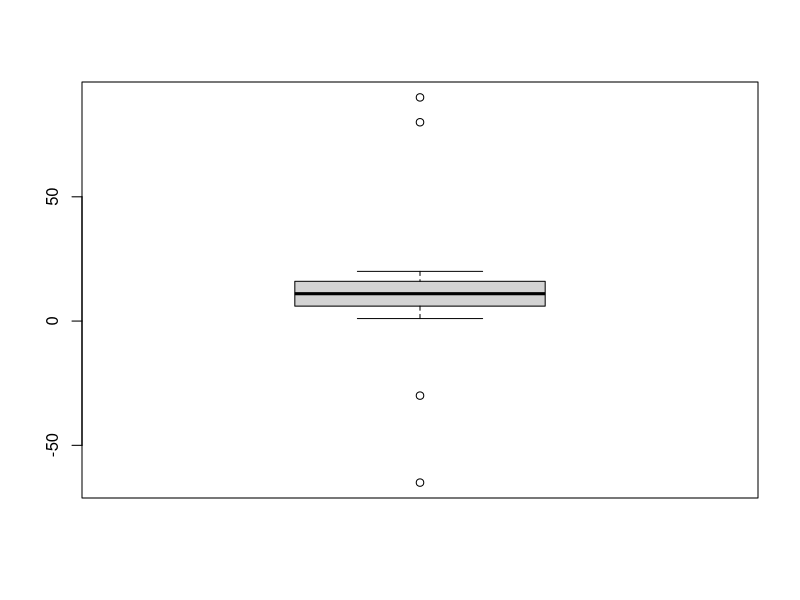
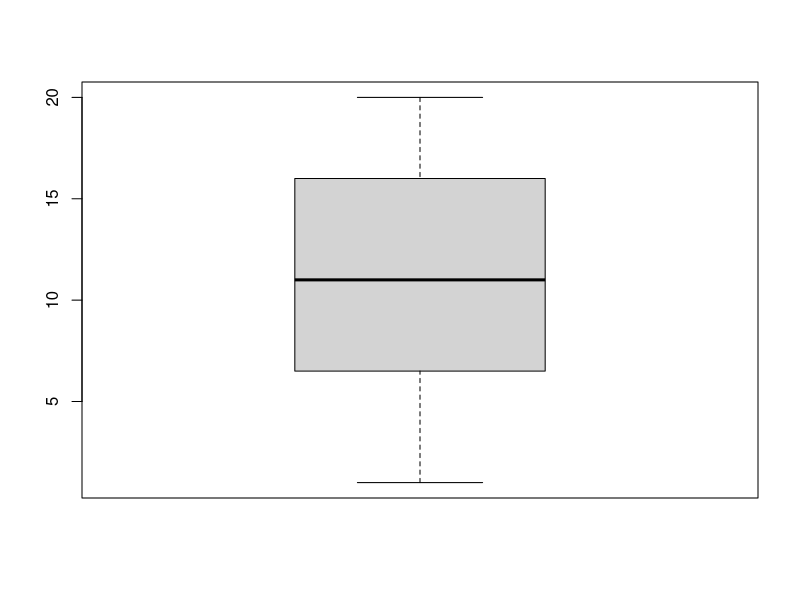
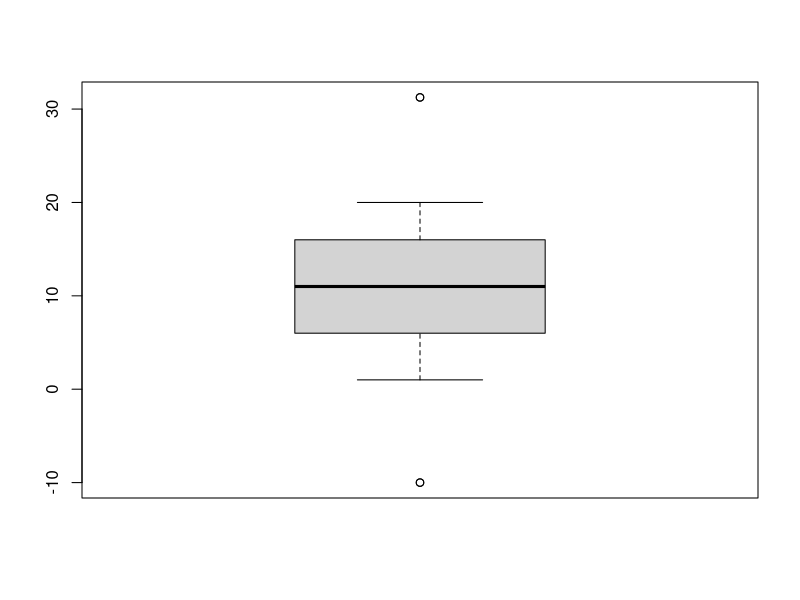
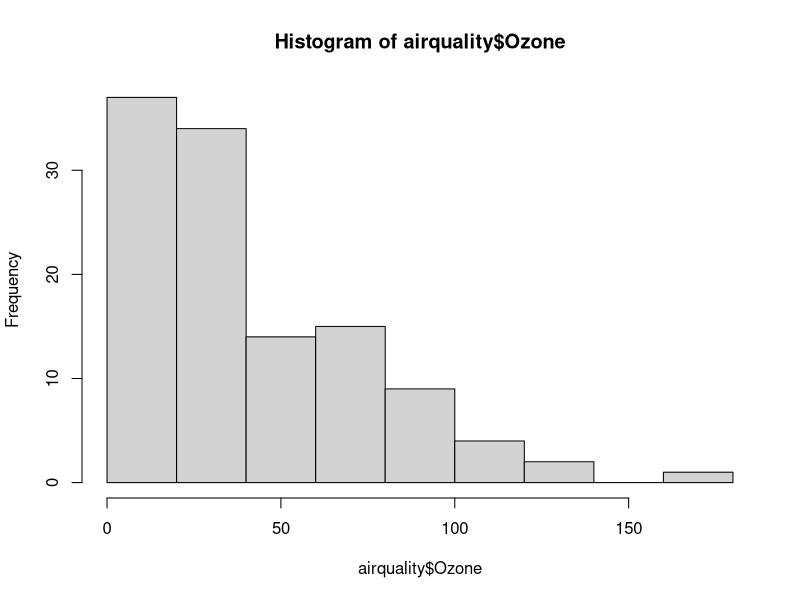
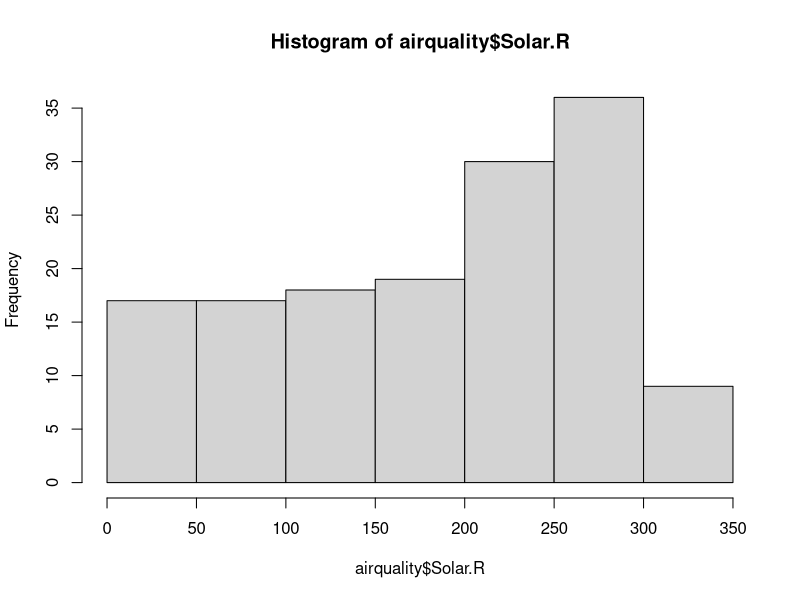

Write R code to recreate these figures, in order.
# data cleaning 

# 1. Using normalization 
# 2. Using Z scale re scalling
# 3. outliers
# -> -40 ,3,1,5,6,50,8 => -40 and 50 are know as outliers which are 
# totally out of the range from the rest of the data

###################################################
# cleaning data using outliers

data = c(sample(x=1:20,size = 40,replace = TRUE),-65,-30,80,90)
data
length(data)
boxplot(data)
summary(data)

# IQR Inter quantile range - differnce between 1 and 3 quantile

rule1 = 5.00 - 1.5*IQR(data)
# 5.00 is the value from the 1 quantile

rule2 = 16.25 + 1.5*IQR(data)
# 16.25 is the value from the 3 quantile

# trimming

data1 = data
data1[data1>rule2] # values which are greater then
data1[data1<rule1]

data1 = data1[data1<rule2]
data1 = data1[data1>rule1]

boxplot(data1)
length(data1)

# winsorizing

data2 = data

data2[data2>rule2] = rule2
data2
data2[data2<rule1] = rule1
data2

boxplot(data2)

# data cleaning - Missing data
# air quality dataset

# using imputation method

View(airquality)

# check which columns have na values
summary(airquality)


hist(airquality$Ozone) # we will use median imputation
hist(airquality$Solar.R) # we will use mean imputation

summary(airquality$Ozone)
summary(airquality$Solar.R)

d = airquality

d$Ozone[which(is.na(d$Ozone))] = median(d$Ozone,na.rm = TRUE)
# which(is.na(d$Ozone)) tell the location where na values are present
# median(d$Ozone,na.rm = TRUE) change na values into median value of the column

d$Ozone[which(is.na(d$Ozone))] = mean(d$Ozone,na.rm = TRUE)


